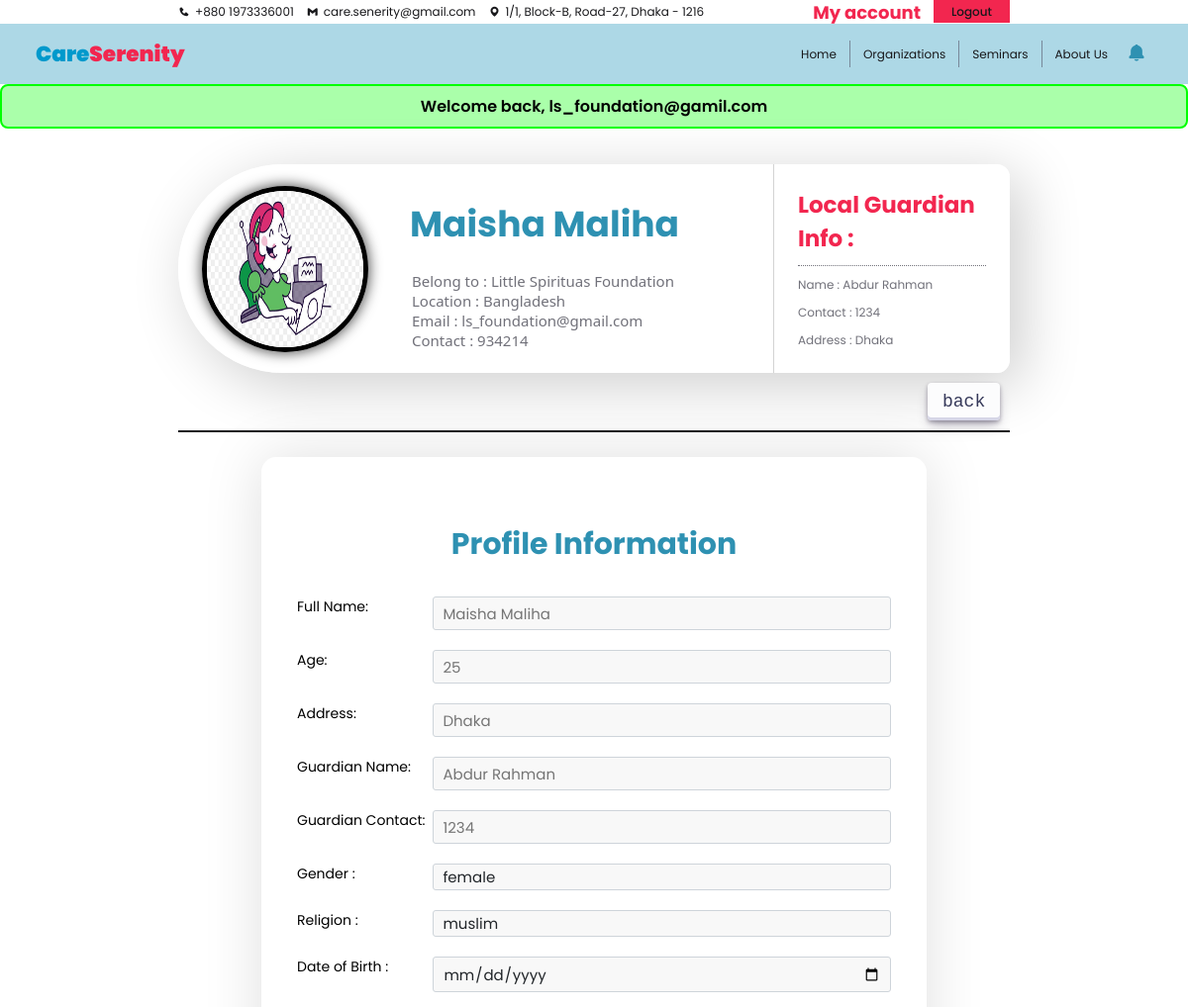
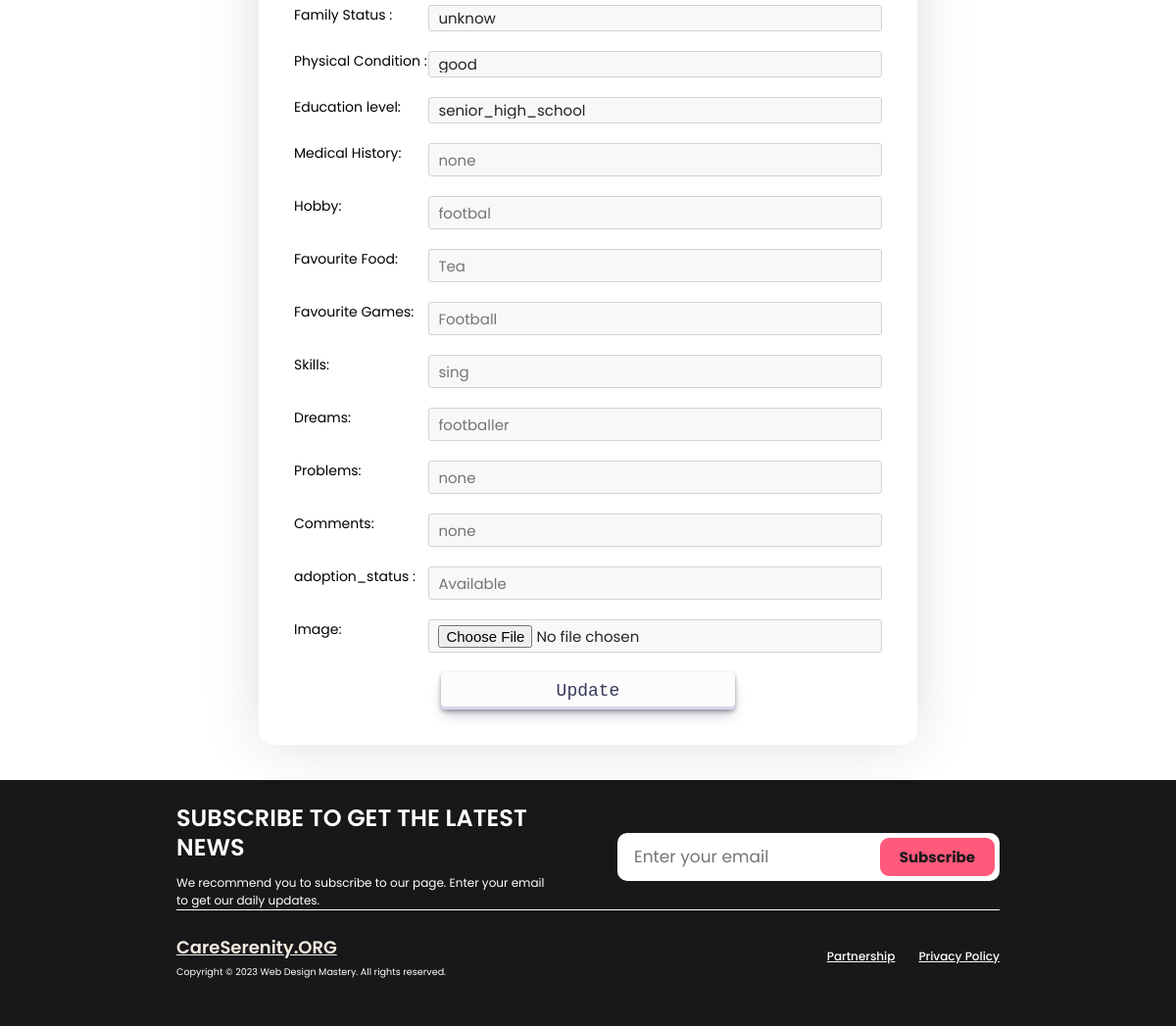
/O_orphan_profile.php?orphan_id=1 (signed in), run on the app's committed database (2 pictures, top to bottom).
### tables this page shows
CREATE TABLE `orphan_list` (
  `orphan_id` int NOT NULL,
  `org_id` int DEFAULT NULL,
  `guardian_id` int DEFAULT NULL,
  `first_name` varchar(255) DEFAULT NULL,
  `last_name` varchar(255) DEFAULT NULL,
  `age` int DEFAULT NULL,
  `gender` varchar(255) DEFAULT NULL,
  `religion` varchar(255) DEFAULT NULL,
  `date_of_birth` varchar(255) DEFAULT NULL,
  `since` varchar(255) DEFAULT NULL,
  `family_status` varchar(255) DEFAULT NULL,
  `physical_condition` varchar(255) DEFAULT NULL,
  `education_level` varchar(255) DEFAULT NULL,
  `medical_history` varchar(255) DEFAULT NULL,
  `hobby` varchar(255) DEFAULT NULL,
  `favorite_food` varchar(255) DEFAULT NULL,
  `favorite_game` varchar(255) DEFAULT NULL,
  `skills` text,
  `dreams` text,
  `problems` text,
  `other_comments` text,
  `orphan_image` varchar(255) DEFAULT NULL,
  `adoption_status` int NOT NULL,
  `removed_status` int NOT NULL
);

CREATE TABLE `org_list` (
  `org_id` int NOT NULL,
  `org_name` varchar(255) DEFAULT NULL,
  `acc_id` int NOT NULL,
  `org_description` text,
  `org_email` varchar(255) DEFAULT NULL,
  `org_phone` varchar(255) DEFAULT NULL,
  `org_website` varchar(255) DEFAULT NULL,
  `org_logo` varchar(255) DEFAULT NULL,
  `established` varchar(255) DEFAULT NULL,
  `org_location` varchar(255) DEFAULT NULL,
  `org_vision` varchar(255) DEFAULT NULL,
  `org_reviews` decimal(2,2) DEFAULT NULL
);

CREATE TABLE `local_orphan_guardian` (
  `guardian_id` int NOT NULL,
  `guardian_name` varchar(30) DEFAULT NULL,
  `guardian_contact` varchar(30) DEFAULT NULL,
  `guardian_location` varchar(30) DEFAULT NULL
);

### orphan_profile_fetch_BE.php (called while the page is built, shortened)
<?php
include('./db_con.php');
if (isset($_GET['orphan_id'])) {
    $orphan_id = mysqli_real_escape_string($con, $_GET['orphan_id']);
    $fetchOrphanQuery = "SELECT * FROM orphan_list WHERE orphan_id = $orphan_id";
    $result = mysqli_query($con, $fetchOrphanQuery);
    if (mysqli_num_rows($result) == 1) {
        $row = mysqli_fetch_assoc($result);
        $org_id = $row['org_id'];
        $first_name = $row['first_name'];
        $age = $row['age'];
        $gender = $row['gender'];
        $religion = $row['religion'];
        $guardian_id = $row['guardian_id'];
        $date_of_birth = $row['date_of_birth'];
        $family_status = $row['family_status'];
        $physical_condition = $row['physical_condition'];
        $education_level = $row['education_level'];
        $medical_history = $row['medical_history'];
        $hobby = $row['hobby'];
        $favorite_food = $row['favorite_food'];
        $favorite_game = $row['favorite_game'];
        $skills = $row['skills'];
        $dreams = $row['dreams'];
        $problems = $row['problems'];
        $other_comments = $row['other_comments'];
        $orphan_image = $row['orphan_image'];
        if($row['adoption_status'] == 0){
            $adoption_status = 'Available';
        } else {
            $adoption_status = 'Adopted';
        }
        $query2 = "SELECT org_name, org_location, org_phone FROM org_list WHERE org_id = $org_id";
        $result2 = mysqli_query($con, $query2);
        if (mysqli_num_rows($result2) == 1) {
            $row2 = mysqli_fetch_assoc($result2);
            $org_name = $row2['org_name'];
            $org_location = $row2['org_location'];
            $org_phone = $row2['org_phone'];
        }
        $query3 = "SELECT * FROM local_orphan_guardian WHERE guardian_id = $guardian_id";
        $result3 = mysqli_query($con, $query3);
        if (mysqli_num_rows($result3) == 1) {
            $row3 = mysqli_fetch_assoc($result3);
            $guardian_name = $row3['guardian_name'];
            $guardian_contact = $row3['guardian_contact'];
            $guardian_location = $row3['guardian_location'];
        }
    } else {
        echo 'Orphan profile not found.';
    }
} else {
    echo "error";
}
?>

### O_profile_fetch_BE.php (called while the page is built, shortened)
<?php
include('./db_con.php');
if (!isset($_SESSION['acc_id']) && !isset($_SESSION['role'])) {
    $_SESSION["negative"] = "Warning. You haven't login";
    header("Location: ./login.php");
    exit();
} else {
    $acc_id = $_SESSION['acc_id'];
    $sql = "SELECT acc.acc_email, acc.role, acc.acc_join_date, org.org_id, org.org_name, org.org_description, org.org_email, org.org_phone, org.org_website, org.org_logo, org.established, org.org_location, org.org_vision, org.org_reviews FROM accounts AS acc LEFT JOIN org_list AS org ON acc.acc_id = org.acc_id Where acc.acc_id = $acc_id";
    $sql_result = mysqli_query($con, $sql);
    if (mysqli_num_rows($sql_result) == 1) {
        $row = mysqli_fetch_array($sql_result);
        $org_email = $row['org_email'];
    } else {
        echo "User data not found.";
    }
}
?>

### O_orphan_profile.php (the view, shortened to what this page needs)
<?php
    include("./O_profile_fetch_BE.php");
    include("./orphan_profile_fetch_BE.php");
?>
<!DOCTYPE html>
<html lang="en">
<head>
    <link rel="stylesheet" href="https://cdn.jsdelivr.net/npm/remixicon@3.5.0/fonts/remixicon.css" />
    <link rel="stylesheet" href="https://cdn.jsdelivr.net/npm/swiper@10/swiper-bundle.min.css" />
    <link rel='stylesheet' href='https://unpkg.com/boxicons@2.1.4/css/boxicons.min.css'>
    <link rel="stylesheet" href="./css/colors.css">
    <link rel="stylesheet" href="./css/navbar.css">
    <link rel="stylesheet" href="./css/orphan_profile.css">
    <link rel="stylesheet" href="./css/footer.css">
    <link rel="stylesheet" href="./css/notification.css">
    <link rel="stylesheet" href="./css/feedback.css">
</head>
<body>
    <?php include "./navbarO.php" ?>
    <div class="feedback">
        <?php
        if (isset($_SESSION['positive'])) {
            echo '<div class="positive">
                            <h5>' . $_SESSION['positive'] . '</h5>
                        </div>';
        }
        ?>
    </div>
    <div class="container">
        <div class="accounnt-information-container">
            <div class="account-picture">
                <img src="./assets/<?php echo $orphan_image ?>" alt="profile">
            </div>
            <div class="account-data">
                <h1><?php echo $first_name ?></h1>
                <p>Belong to : <?php echo $org_name ?></p>
                <p>Location : <?php echo $org_location ?></p>
                <p>Email : <?php echo $org_email ?></p>
                <p>Contact : <?php echo $org_phone ?></p>
            </div>
            <div class="biography">
                <h1>Local Guardian info :</h1>
                <p>Name : <?php echo $guardian_name ?></p>
                <p>Contact : <?php echo $guardian_contact ?></p>
                <p>Address : <?php echo $guardian_location ?></p>
            </div>
        </div>
        <div class="options">
            <a href="./O_orphan.php" id="button-30">back</a>
        </div>
        <div class="form">
            <h2>Profile Information</h2>
            <form action="./orphan_profile_edit_BE.php" method="post" enctype="multipart/form-data">
                <div class="form_row">
                    <label>Full Name:</label>
                    <input type="text" name="first_name" placeholder="<?php echo $first_name ?>">
                </div>
                <div class="form_row">
                    <label>Age:</label>
                    <input type="number" name="age" placeholder="<?php echo $age ?>">
                </div>
                <div class="form_row">
                    <label>Address:</label>
                    <input type="text" name="guardian_location" placeholder="<?php echo $guardian_location ?>">
                </div>
                <div class="form_row">
                    <label>Guardian Name:</label>
                    <input type="text" name="guardian_name" placeholder="<?php echo $guardian_name ?>">
                </div>
                <div class="form_row">
                    <label>Guardian Contact:</label>
                    <input type="text" name="guardian_contact" placeholder="<?php echo $guardian_contact ?>">
                </div>
                <div class="form_row">
                    <label>Gender :</label>
                    <select name="gender">
                        <option value=""><?php echo $gender ?></option>
                    </select>
                </div>
                <div class="form_row">
                    <label>Religion :</label>
                    <select name="religion">
                        <option value=''><?php echo $religion ?></option>
                    </select>
                </div>
                <div class="form_row">
                    <label>Date of Birth :</label>
                    <input type="date" name="date_of_birth" placeholder="<?php echo $date_of_birth ?>">
                </div>
                <div class="form_row">
                    <label>Family Status :</label>
                    <select name="family_status">
                        <option value=''><?php echo $family_status ?></option>
                    </select>
                </div>
                <div class="form_row">
                    <label>Physical Condition :</label>
                    <select name="physical_condition">
                        <option value=''><?php echo $physical_condition ?></option>
                    </select>
                </div>
                <div class="form_row">
                    <label>Education level:</label>
                    <select name="education_level">
                        <option value=''><?php echo $education_level ?></option>
                    </select>
                </div>
                <div class="form_row">
                    <label>Medical History:</label>
                    <input type="text" name="medical_history" placeholder="<?php echo $medical_history ?>">
                </div>
                <div class="form_row">
                    <label>Hobby:</label>
                    <input type="text" name="hobby" placeholder="<?php echo $hobby ?>">
                </div>
                <div class="form_row">
                    <label>Favourite Food:</label>
                    <input type="text" name="favorite_food" placeholder="<?php echo $favorite_food ?>">
                </div>
                <div class="form_row">
                    <label>Favourite Games:</label>
                    <input type="text" name="favorite_game" placeholder="<?php echo $favorite_game ?>">
                </div>
                <div class="form_row">
                    <label>Skills:</label>
                    <input type="text" name="skills" placeholder="<?php echo $skills ?>">
                </div>
                <div class="form_row">
                    <label>Dreams:</label>
                    <input type="text" name="dreams" placeholder="<?php echo $dreams ?>">
                </div>
                <div class="form_row">
                    <label>Problems:</label>
                    <input type="text" name="problems" placeholder="<?php echo $problems ?>">
                </div>
                <div class="form_row">
                    <label>Comments:</label>
                    <input type="text" name="other_comments" placeholder="<?php echo $other_comments ?>">
                </div>
                <div class="form_row">
                    <label>adoption_status :</label>
                    <input type="text" name="adoption_status" placeholder="<?php echo $adoption_status ?>" disabled>
                </div>
                <div class="form_row">
                    <label>Image:</label>
                    <input type="file" name="image" accept="image/*">
                </div>
                <div class="btn">
                    <button type="submit" name="update" id="button-30">Update</button>
                </div>
            </form>
        </div>
    </div>
    <?php include "./footer.php" ?>
</body>
</html>

### css/colors.css (style rules this page uses)
:root { --primary-color-dark: #f2264f; --primary-color-light: #FF597B; --secondary-color-dark: #0099cc; --secondary-color-light: #62CDFF; --primary-font: 'Poppins'; --secondary-font: 'Ubuntu'; --text-color: #545454; --text-color-dark: #18181b; --text-color-medium: #1e1e1e; --text-color-light: #2f2f2f; --text-color-lighter: #71717a; --background-color: #ffffff; --primary-title-color: #2e91b2; --secondary-title-color: #f3254e; --primary-text-color: #71717a; --button-color: #ff597b; }
* { margin: 0; padding: 0; box-sizing: border-box; font-family: 'Poppins'; font-size: 12px; }
body { scroll-behavior: smooth; background-color: #fff; }
#button-30 { align-items: center; appearance: none; background-color: #FCFCFD; border-radius: 4px; border-width: 0; box-shadow: rgba(45, 35, 66, 0.4) 0 2px 4px, rgba(45, 35, 66, 0.3) 0 7px 13px -3px, #D6D6E7 0 -3px 0 inset; box-sizing: border-box; color: #36395A; cursor: pointer; display: inline-flex; font-family: "JetBrains Mono", monospace; justify-content: center; line-height: 1; list-style: none; overflow: hidden; padding: 10px 15px; position: relative; text-align: left; text-decoration: none; transition: box-shadow .15s, transform .15s; user-select: none; -webkit-user-select: none; touch-action: manipulation; white-space: nowrap; will-change: box-shadow, transform; font-size: 18px; }
.container .options { width: 100%; display: flex; align-items: center; justify-content: right; gap: 15px; border-bottom: 2px solid var(--text-color-dark); padding-bottom: 15px; }

### css/orphan_profile.css (style rules this page uses)
.container { min-height: 80vh; margin: 3% 15%; display: flex; flex-direction: column; align-items: center; }
.accounnt-information-container { width: 100%; display: flex; align-items: center; justify-content: space-between; background: rgba(255, 255, 255, 0.8); backdrop-filter: blur(10px); border-radius: 120px 15px 15px 120px; box-shadow: 1rem 1rem 5rem rgba(0, 0, 0, 0.2); }
.account-picture { display: flex; align-items: center; margin-left: 1rem; }
.account-picture img { width: 14rem; height: 14rem; margin: 1rem; border-radius: 50%; border: 5px solid black; box-shadow: 0px 0px 13px 1px rgb(0, 0, 0, .7); }
.account-data { width: 50%; display: flex; flex-direction: column; padding: 1.5rem 2.5rem; }
.account-data h1 { font-size: 3rem; color: var(--primary-title-color); text-transform: capitalize; margin: 10px 0px 20px 0px; }
.account-data p { font-size: 15px; color: var(--text-color-lighter); font-family: 'Segoe UI'; padding-left: 2px; }
.biography { width: 30%; padding: 2rem; border-left: 1px solid lightgray; }
.biography h1 { width: 100%; color: var(--primary-color-dark); font-size: 23px; font-weight: bold; padding-bottom: 10px; border-bottom: 1px dotted var(--text-color-lighter); text-transform: capitalize; }
.biography p { width: 100%; margin-top: 10px; color: var(--text-color-lighter); }
.container .options { width: 100%; display: flex; align-items: center; justify-content: right; border-bottom: 2px solid var(--text-color-dark); gap: 10px; padding: 10px; }
.container .form { width: 80%; padding: 3rem; background-color: #fff; border-radius: 15px; box-shadow: 0 0 60px rgba(0, 0, 0, 0.13); margin-top: 3%; }
.form h2 { text-align: center; font-size: 2.5rem; color: var(--primary-title-color); padding: 0; margin: 30px 0px; text-shadow: 2px 5px 30px hsl(0, 0%, 100%); }
.form form { display: flex; flex-direction: column; }
.form .form_row { width: 100%; display: flex; }
.form_row label { width: 30%; font-size: 14px; }
.form_row input , select { background-color: #f8f8f8; margin-bottom: 20px; width: -webkit-fill-available; padding: .375rem .75rem; font-size: 15px; color: #212529; border: 1px solid #ced4da; -moz-appearance: none; appearance: none; border-radius: .25rem; transition: border-color .15s ease-in-out, box-shadow .15s ease-in-out; }
.form .btn { display: flex; align-items: center; justify-content: center; }
.btn a , .btn button { width: 50% !important; }

### css/feedback.css (style rules this page uses)
.feedback { width: 100%; text-align: center; }
.positive h5 { padding: 8px; text-align: center; border-radius: 8px; color: rgb(0, 0, 0); font-weight: 600; font-size: medium; background-color: rgb(170, 255, 170); border: 2px solid rgb(0, 255, 0); }

### data on the page
orphan_list: orphan_image (picture), first_name "Maisha Maliha", age "25", gender "female", religion "muslim", family_status "unknow", physical_condition "good", education_level "senior_high_school", medical_history "none", hobby "footbal", favorite_food "Tea", favorite_game "Football", skills "sing", dreams "footballer", problems "none", other_comments "none", adoption_status "Available"
org_list: org_name "Little Spirituas Foundation", org_location "Bangladesh", org_email "ls_foundation@gmail.com", org_phone "934214"
local_orphan_guardian: guardian_name "Abdur Rahman", guardian_contact "1234", guardian_location "Dhaka"

### other printed values
$_SESSION['positive'] "Welcome back, ls_foundation@gamil.com"
